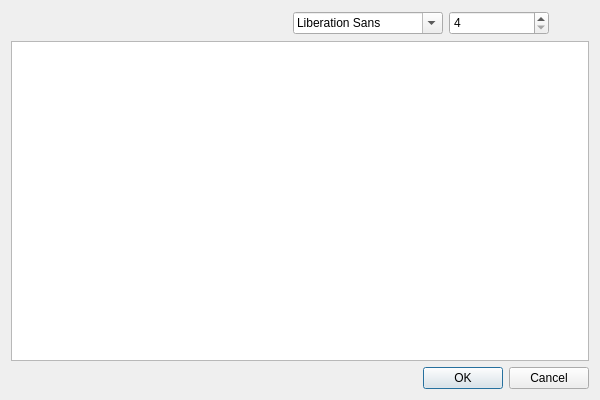
<?xml version="1.0" encoding="UTF-8"?>
<ui version="4.0">
 <class>TextEditDialogClass</class>
 <widget class="QDialog" name="TextEditDialogClass">
  <property name="geometry">
   <rect>
    <x>0</x>
    <y>0</y>
    <width>600</width>
    <height>400</height>
   </rect>
  </property>
  <property name="windowTitle">
   <string>Edit Text</string>
  </property>
  <layout class="QVBoxLayout" name="verticalLayout">
   <item>
    <layout class="QHBoxLayout" name="horizontalLayout">
     <item>
      <spacer name="horizontalSpacer">
       <property name="orientation">
        <enum>Qt::Orientation::Horizontal</enum>
       </property>
       <property name="sizeHint" stdset="0">
        <size>
         <width>40</width>
         <height>20</height>
        </size>
       </property>
      </spacer>
     </item>
     <item>
      <widget class="QFontComboBox" name="fontComboBox">
       <property name="sizePolicy">
        <sizepolicy hsizetype="Fixed" vsizetype="Fixed">
         <horstretch>0</horstretch>
         <verstretch>0</verstretch>
        </sizepolicy>
       </property>
       <property name="minimumSize">
        <size>
         <width>150</width>
         <height>22</height>
        </size>
       </property>
       <property name="maximumSize">
        <size>
         <width>150</width>
         <height>22</height>
        </size>
       </property>
       <property name="fontFilters">
        <set>QFontComboBox::FontFilter::ScalableFonts</set>
       </property>
      </widget>
     </item>
     <item>
      <widget class="QSpinBox" name="spinBox">
       <property name="sizePolicy">
        <sizepolicy hsizetype="Fixed" vsizetype="Fixed">
         <horstretch>0</horstretch>
         <verstretch>0</verstretch>
        </sizepolicy>
       </property>
       <property name="minimumSize">
        <size>
         <width>100</width>
         <height>24</height>
        </size>
       </property>
       <property name="maximumSize">
        <size>
         <width>50</width>
         <height>24</height>
        </size>
       </property>
       <property name="minimum">
        <number>4</number>
       </property>
       <property name="maximum">
        <number>72</number>
       </property>
      </widget>
     </item>
     <item>
      <spacer name="horizontalSpacer_2">
       <property name="orientation">
        <enum>Qt::Orientation::Horizontal</enum>
       </property>
       <property name="sizeType">
        <enum>QSizePolicy::Policy::Fixed</enum>
       </property>
       <property name="sizeHint" stdset="0">
        <size>
         <width>40</width>
         <height>20</height>
        </size>
       </property>
      </spacer>
     </item>
    </layout>
   </item>
   <item>
    <widget class="QTextEdit" name="textEdit"/>
   </item>
   <item>
    <widget class="QDialogButtonBox" name="buttonBox">
     <property name="standardButtons">
      <set>QDialogButtonBox::StandardButton::Cancel|QDialogButtonBox::StandardButton::Ok</set>
     </property>
    </widget>
   </item>
  </layout>
 </widget>
 <layoutdefault spacing="6" margin="11"/>
 <resources/>
 <connections>
  <connection>
   <sender>buttonBox</sender>
   <signal>accepted()</signal>
   <receiver>TextEditDialogClass</receiver>
   <slot>accept()</slot>
   <hints>
    <hint type="sourcelabel">
     <x>299</x>
     <y>378</y>
    </hint>
    <hint type="destinationlabel">
     <x>299</x>
     <y>199</y>
    </hint>
   </hints>
  </connection>
  <connection>
   <sender>buttonBox</sender>
   <signal>rejected()</signal>
   <receiver>TextEditDialogClass</receiver>
   <slot>reject()</slot>
   <hints>
    <hint type="sourcelabel">
     <x>299</x>
     <y>378</y>
    </hint>
    <hint type="destinationlabel">
     <x>299</x>
     <y>199</y>
    </hint>
   </hints>
  </connection>
 </connections>
</ui>
